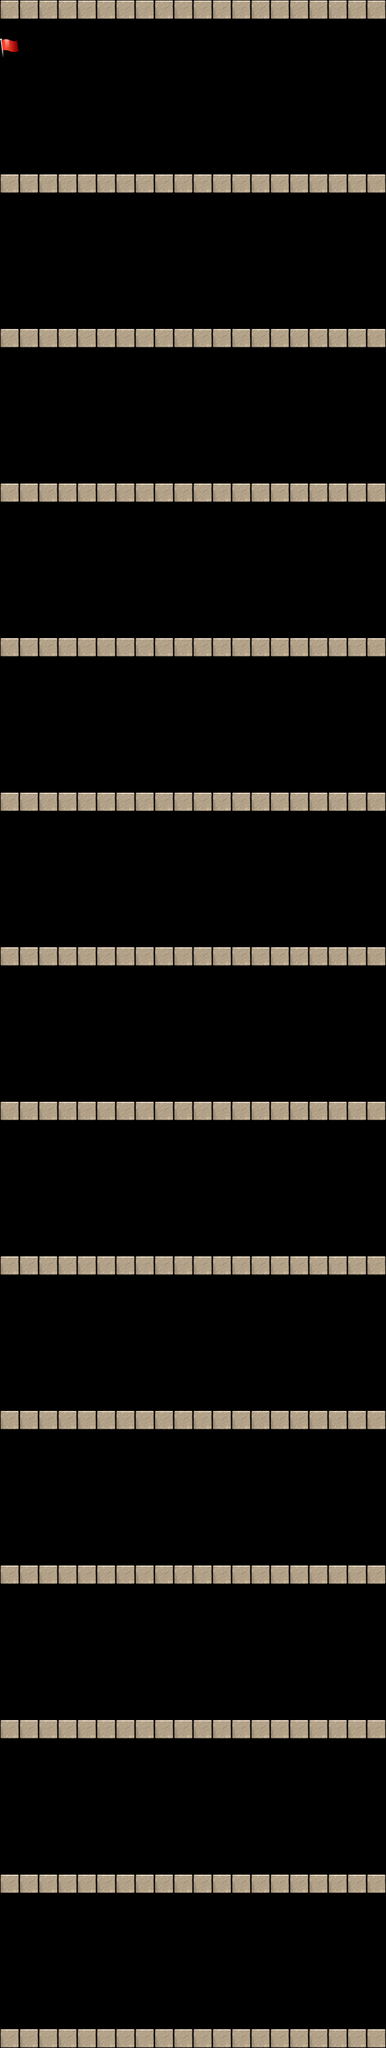

A level layout from a 2D game, rendered from its tile map. Below: a short description, then the map file with tile-grid data replaced by summaries:
An orthogonal 20x106 tile map with 32x32 px tiles, 1 tile layer (bonus).

<map version="1.0" orientation="orthogonal" width="20" height="106" tilewidth="32" tileheight="32">
 <tileset firstgid="1" name="layer_award" tilewidth="32" tileheight="32" spacing="2">
  <image source="layer_award.png" width="512" height="256" />
 </tileset>
 <layer name="bonus" width="20" height="106">
  <data>[2120 cells, 2120 non-empty, 3 distinct tile ids]</data>
 </layer>
</map>
